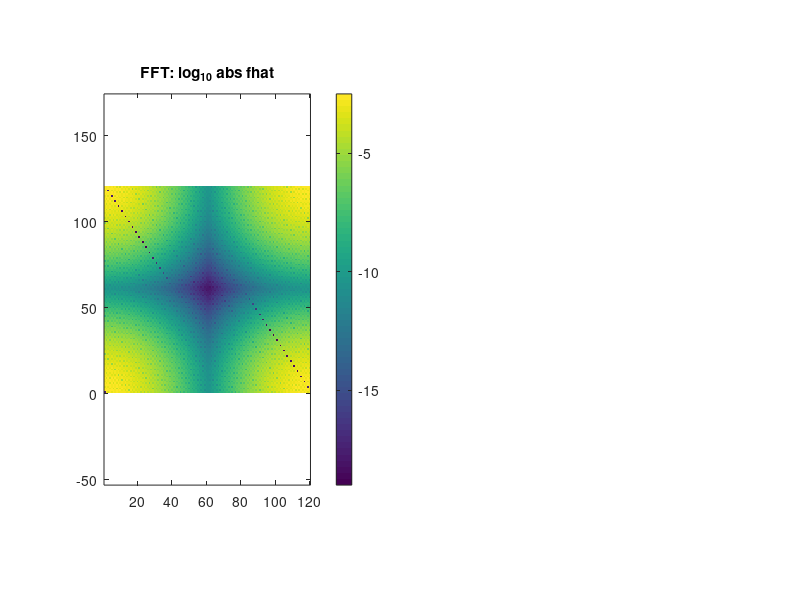
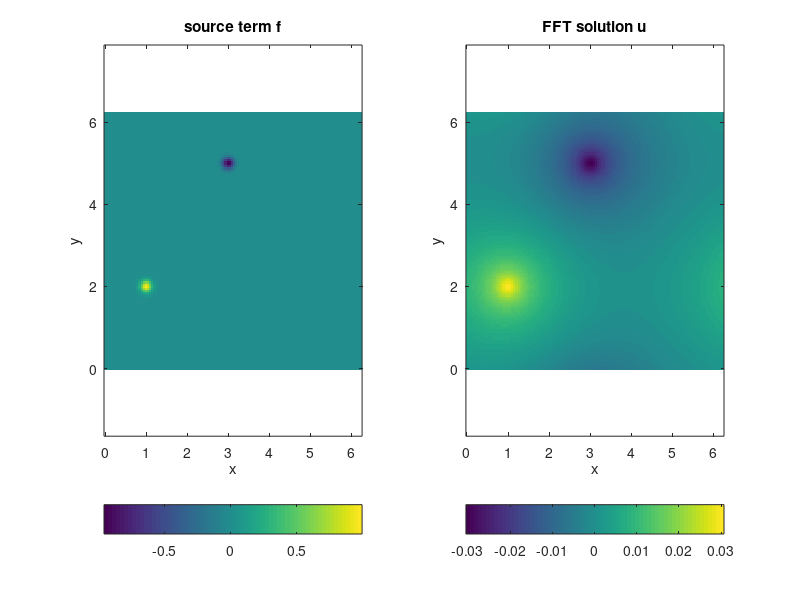
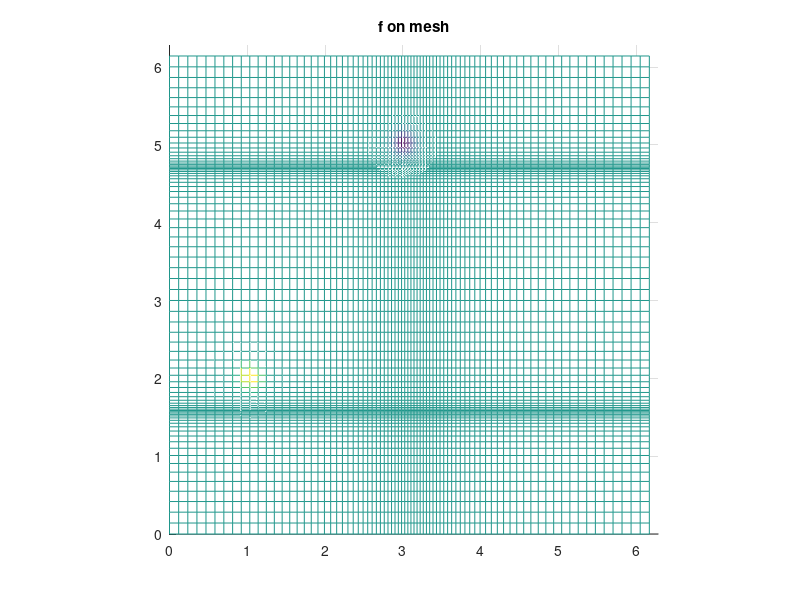

These charts were generated, in order, by the following MATLAB code: (Note: this script raises an error after producing the figures.)
% Demo solving Poisson eqn on nonuniform grid in [0,2pi)^2 periodic box.
% The NU grid has a quadrature rule associated with it, meaning that no
% inverse-NUFFT is needed. We use simple tensor-prod grid to illustrate.
% Barnett 2/14/20
clear; close all;

% source function in [0,2pi)^2 (eps-periodic, zero-mean to be consistent)
w0 = 0.1;  % width of bumps
src = @(x,y) exp(-0.5*((x-1).^2+(y-2).^2)/w0^2)-exp(-0.5*((x-3).^2+(y-5).^2)/w0^2);

% A) Solve -\Delta u = f, on regular grid via FFT, to warm up..................
disp('FFT on reg grid...');
ns = 40:20:120;   % convergence study of grid points per side
ns = 2*ceil(ns/2);      % insure even
for i=1:numel(ns), n = ns(i);
  x = 2*pi*(0:n-1)/n;   % grid
  [xx yy] = ndgrid(x,x);   % ordering: x fast, y slow
  f = src(xx,yy);         % eval source on grid
  fhat = ifft2(f);        % Fourier series coeffs by Euler-F projection
  k = [0:n/2-1 -n/2:-1];   % Fourier mode grid
  [kx ky] = ndgrid(k,k);
  kfilter = 1./(kx.^2+ky.^2);    % inverse -Laplacian in Fourier space
  kfilter(1,1) = 0;   % kill the average, zero mode (even if inconsistent)
  kfilter(n/2+1,:) = 0; kfilter(:,n/2+1) = 0; % kill n/2 modes since non-symm
  u = fft2(kfilter.*fhat);   % do it
  u = real(u);
  fprintf('n=%d:\t\tu(0,0) = %.15e\n',n,u(1,1))   % check conv at a point
end
% we observe spectral convergence to 14 digits
%fhat(37,15)               % check a mode
figure(1); subplot(1,2,1); imagesc(log10(abs(fhat))); axis equal xy tight; colorbar; title('FFT: log_{10} abs fhat');
figure(2); subplot(1,2,1); imagesc(x,x,f'); colorbar('southoutside');  % show it
axis xy equal tight; title('source term f'); xlabel('x'); ylabel('y');
subplot(1,2,2); imagesc(x,x,u'); colorbar('southoutside');
axis xy equal tight; title('FFT solution u'); xlabel('x'); ylabel('y'); drawnow


% B) solve on general nonuniform tensor prod grid............................
tol = 1e-12;       % precision
fprintf('NUFFT on tensor-prod NU (known-quadrature) grid... tol=%g\n',tol);
% smooth maps from [0,2pi) -> [0,2pi) that generate 1d quadrature rules
mapx = @(t) t + 0.5*sin(t); mapxp = @(t) 1 + 0.5*cos(t);       % its exact deriv
mapy = @(t) t + 0.4*sin(2*t); mapyp = @(t) 1 + 0.8*cos(2*t);
% (note I chose map(0)=0 so that the origin remains "on grid" for conv test)

ns = 80:40:240; ns = 2*ceil(ns/2);  % convergence study of grid points per side
for i=1:numel(ns), n = ns(i);
  t = 2*pi*(0:n-1)/n;         % unif grid
  xm = mapx(t); ym = mapy(t);  % actual 1d grids
  xw = mapxp(t); yw = mapyp(t);  % 1d quadrature weight jacobian factors
  ww = xw'*yw / n^2;      % 2d quadr weights, including 1/(2pi)^2 in E-F integr
  [xx yy] = ndgrid(xm,ym);       % 2d NU pts
  f = src(xx,yy);
  if i==1, figure(3); mesh(xm,ym,f'); view(2); axis equal; axis([0 2*pi 0 2*pi]); title('f on mesh'); end
  Nk = 0.5*n; Nk = 2*ceil(Nk/2);  % modes to trust due to quadr err (dep on map)
  o.modeord = 1;      % fft output mode ordering
  fhat = finufft2d1(xx(:),yy(:),f(:).*ww(:),1,tol,Nk,Nk,o);  % do E-F
  % note: since tensor-prod case, could do stack of 1d1 NUFFTs faster :)
  k = [0:Nk/2-1 -Nk/2:-1];   % Fourier mode grid
  [kx ky] = ndgrid(k,k);
  kfilter = 1./(kx.^2+ky.^2);  % inverse -Laplacian in Fourier space (as above)
  kfilter(1,1) = 0; kfilter(Nk/2+1,:) = 0; kfilter(:,Nk/2+1) = 0;
  u = finufft2d2(xx,yy,-1,tol,kfilter.*fhat,o);   % eval filtered F series @ NU
  u = reshape(real(u),[n n]);
  fprintf('n=%d:\tNk=%d\tu(0,0) = %.15e\n',n,Nk,u(1,1))  % conv at same pt
end
%fhat(37,15)            % check a mode
figure(1); subplot(1,2,2); imagesc(log10(abs(fhat))); axis equal xy tight; colorbar; title('NUFFT: log_{10} abs fhat');
figure(4); subplot(1,2,1); mesh(xm,ym,f'); view(2); colorbar('southoutside');
axis equal tight; title('source term f'); xlabel('x'); ylabel('y');
subplot(1,2,2); mesh(xm,ym,u'); view(2); colorbar('southoutside');
axis equal tight; title('NUFFT solution u'); xlabel('x'); ylabel('y');

% C) solve on general nonuniform (still quadrature) grid.......................
tol = 1e-12;       % precision
fprintf('NUFFT on general NU (known-quadrature) grid... tol=%g\n',tol);
% smooth bijec map from [0,2pi)^2 -> [0,2pi)^2, generates quadrature rule
map = @(t,s) [t + 0.5*sin(t) + 0.2*sin(2*s); s + 0.3*sin(2*s) + 0.3*sin(s-t)];
mapJ = @(t,s) [1 + 0.5*cos(t), 0.4*cos(2*s); ...
               -0.3*cos(s-t),  1+0.6*cos(2*s)+0.3*cos(s-t)]; % 2x2 Jacobian
% (note I chose map(0,0)=(0,0) so the origin remains "on grid" for conv test)

ns = 80:40:240; ns = 2*ceil(ns/2);  % convergence study of grid points per side
for i=1:numel(ns), n = ns(i);
  t = 2*pi*(0:n-1)/n;           % 1d unif grid
  [tt ss] = ndgrid(t,t);
  xxx = map(tt(:)',ss(:)');
  xx = reshape(xxx(1,:),[n n]); yy = reshape(xxx(2,:),[n n]);  % 2d NU pts
  J = mapJ(tt(:)',ss(:)');
  detJ = J(1,1:n^2).*J(2,n^2+1:end) - J(2,1:n^2).*J(1,n^2+1:end);
  ww = detJ / n^2;      % 2d quadr weights, including 1/(2pi)^2 in E-F integr
  f = src(xx,yy);
  if i==1, figure(3); mesh(xx,yy,f); view(2); axis equal; axis([0 2*pi 0 2*pi]); title('f on mesh'); end
  Nk = 0.5*n; Nk = 2*ceil(Nk/2);  % modes to trust due to quadr err (dep on map)
  o.modeord = 1;      % fft output mode ordering
  fhat = finufft2d1(xx(:),yy(:),f(:).*ww(:),1,tol,Nk,Nk,o);  % do E-F
  % note: since tensor-prod case, could do stack of 1d1 NUFFTs faster :)
  k = [0:Nk/2-1 -Nk/2:-1];   % Fourier mode grid
  [kx ky] = ndgrid(k,k);
  kfilter = 1./(kx.^2+ky.^2);  % inverse -Laplacian in Fourier space (as above)
  kfilter(1,1) = 0; kfilter(Nk/2+1,:) = 0; kfilter(:,Nk/2+1) = 0;
  u = finufft2d2(xx,yy,-1,tol,kfilter.*fhat,o);   % eval filtered F series @ NU
  u = reshape(real(u),[n n]);
  fprintf('n=%d:\tNk=%d\tu(0,0) = %.15e\n',n,Nk,u(1,1))  % conv at same pt
end
%fhat(37,15)            % check a mode
figure(1); subplot(1,2,2); imagesc(log10(abs(fhat))); axis equal xy tight; colorbar; title('NUFFT: log_{10} abs fhat');
figure(4); subplot(1,2,1); mesh(xx,yy,f); view(2); colorbar('southoutside');
axis equal tight; title('source term f'); xlabel('x'); ylabel('y');
subplot(1,2,2); mesh(xx,yy,u); view(2); colorbar('southoutside');
axis equal tight; title('NUFFT solution u'); xlabel('x'); ylabel('y');

% Note: if you really wanted to have an adaptive grid, using Fourier modes
% is a waste, since you need as many modes as nodes in a uniform FFT solver;
% you may as well use an FFT solver. For a fully adaptive fast Poisson solver
% use a "box-code", ie, periodic FMM applied to a quad-tree quadrature scheme.
